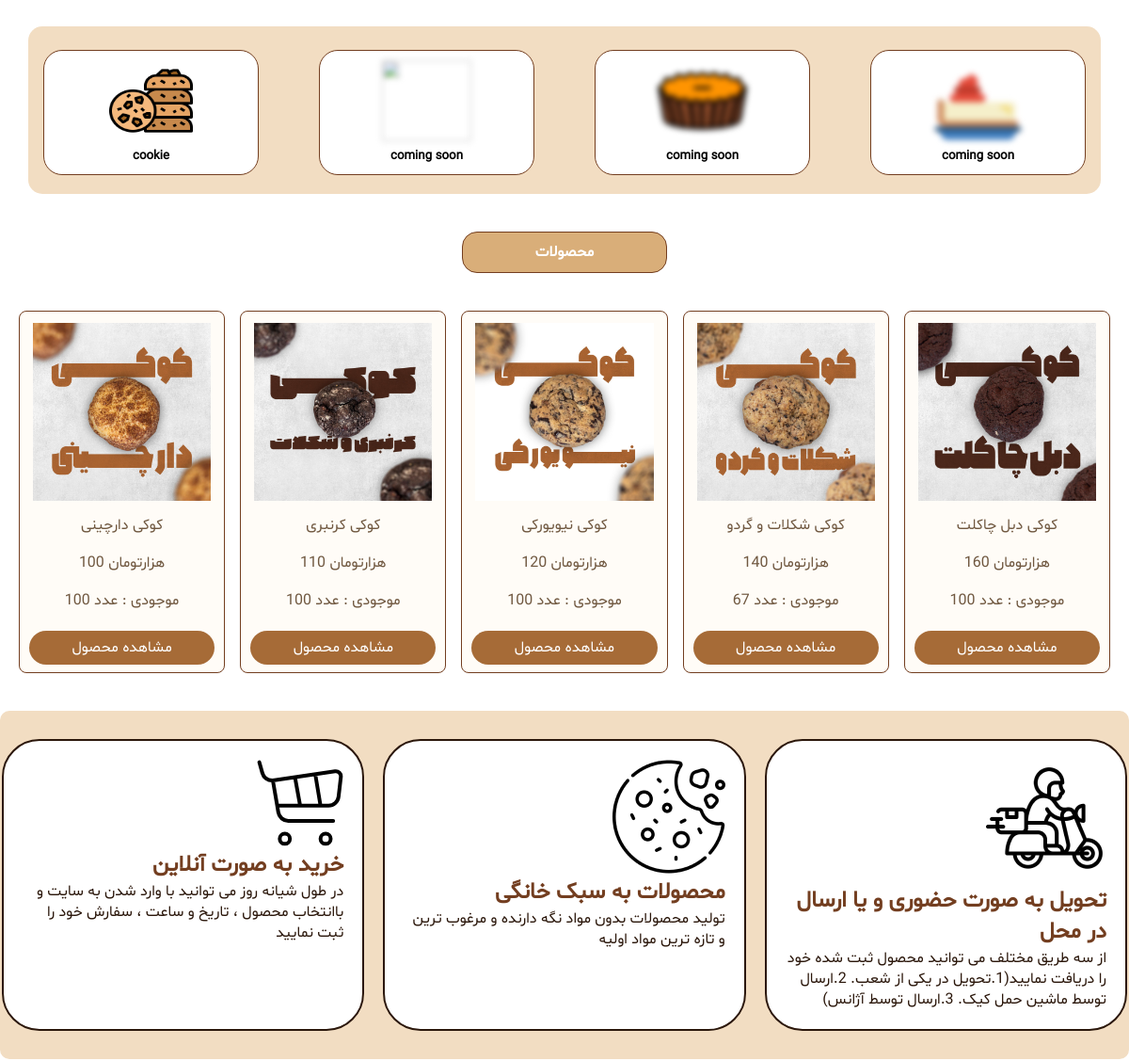
The app's page / (middle part), older data.
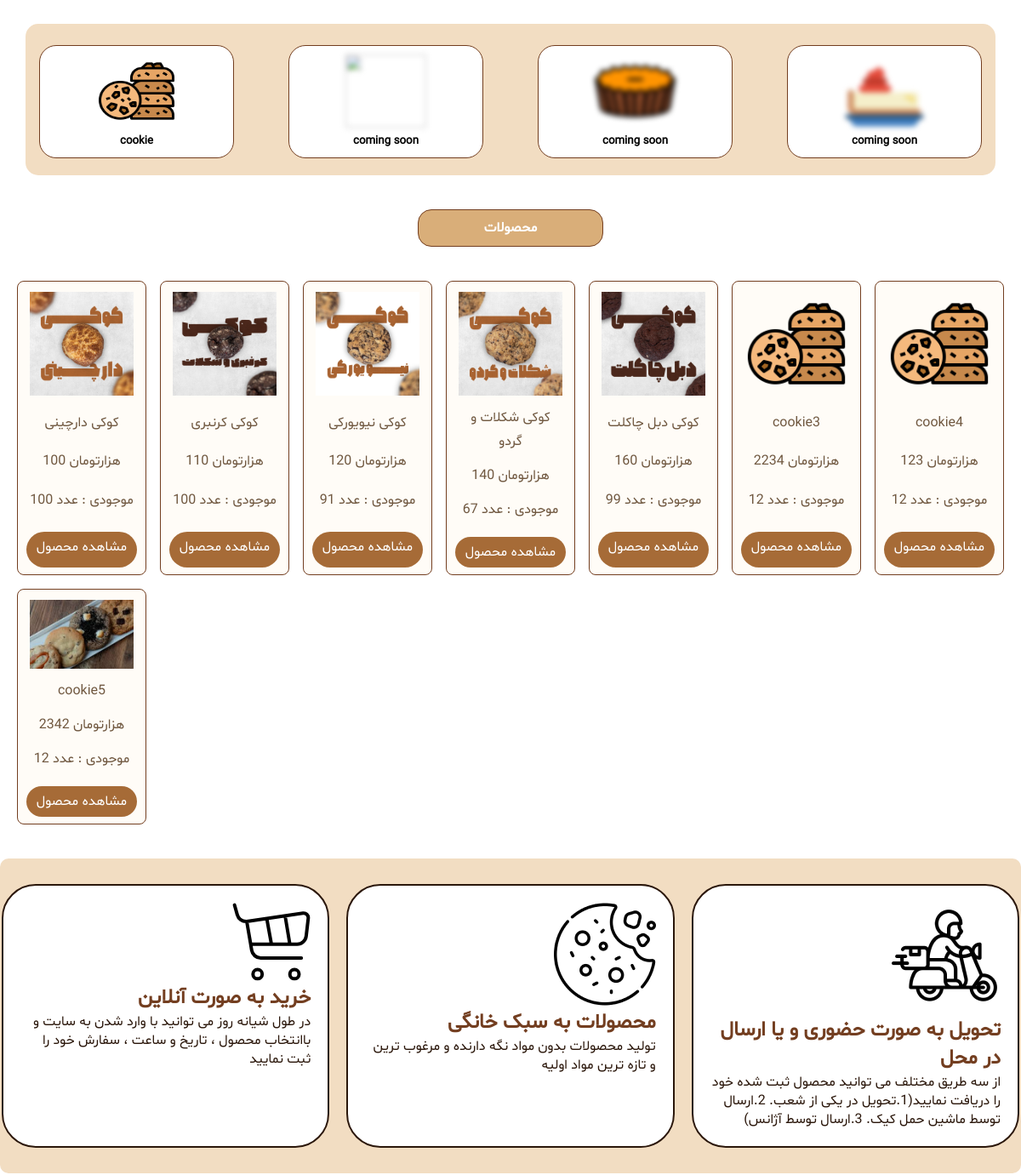
The same page, newer data.
### shop/models.py (models this page shows, shortened)
class Product(models.Model):
    name = models.CharField(max_length=100)
    price = models.PositiveIntegerField()
    quantity = models.PositiveIntegerField()
    image = models.ImageField(upload_to='images', null=True, blank=True)  # Image field added
    ingredient= models.CharField(max_length=500,null=True, blank=True)
    description=models.TextField(max_length=1000,null=True, blank=True)

### shop/views.py (the view)
# urls.py: path('', views.home, name='home'),
def home(request):
    products = Product.objects.all()
    return render(request, 'shop/home.html', {'products': products})

### shop/templates/shop/home.html (shortened to what this page needs)
{% load static %}
<!DOCTYPE html>
<html lang="fa">
<head>
    <link rel="stylesheet" href="{% static 'FirstPage.css' %}">
</head>
<body>
<main>
    <section class="hero">
    </section>
    <section class="products">
        <div class="product-item"><img src="{% static 'Pictures/cookie.png' %}" width="95px" height="86px"/><h5>cookie</h5></div>
        <div class="product-item"><img class="tart" src="{% static 'Pictures/tart.png' %}" width="95px" height="86px"/><h5>coming soon</h5></div>
        <div class="product-item"><img class="tart" src="{% static 'Pictures/cake.png' %}" width="95px" height="86px"/><h5>coming soon</h5></div>
        <div class="product-item"><img class="tart" src="{% static 'Pictures/cupcake.png' %}" width="95px" height="86px"/><h5>coming soon</h5></div>
    </section>
    <div class="container"><h6 class="card">محصولات</h6></div>
    <section class="newestProduct">
        {% for product in products %}
        <div class="cookies">
           {% if product.image %}
                <img class="cookieD" src="{{ product.image.url }}" width="125px" height="139px" style="border-radius: 3px;" />
            {% else %}
                <img class="cookieD" src="{% static 'Pictures/cookie.png' %}" width="125px" height="139px" style="border-radius: 3px;" />
            {% endif %}
            <h6 class="ProductTitle">{{ product.name }}</h6>
            <h6 class="ProductTitle">{{ product.price }} هزارتومان</h6>
            <h6 class="ProductTitle">{{ product.quantity }} موجودی : عدد</h6>
            <a href="{% url 'buy_product' product.id %}" class="btn btn-primary" style="margin-top: 10px;">مشاهده محصول</a>
        </div>
        {% endfor %}
    </section>
    <section class="product-info">
        <div class="info-box">
            <img src="{% static 'Pictures/vector.svg' %}"/>
            <h2 class="ItemTitle" >خرید به صورت آنلاین</h2>
            <p class="ItemText">در طول شیانه روز می توانید با وارد شدن به سایت و باانتخاب محصول ، تاریخ و ساعت ، سفارش خود را ثبت نمایید</p>
        </div>
        <div class="info-box">
            <img src="{% static 'Pictures/Frame 31.png' %}"/>
            <h2 class="ItemTitle">محصولات به سبک خانگی</h2>
            <p class="ItemText">تولید محصولات بدون مواد نگه دارنده و مرغوب ترین و تازه ترین مواد اولیه</p>
        </div>
        <div class="info-box">
            <img src="{% static 'Pictures/Fast Delivery free icons designed by Irvan Kurnianto 1.png' %}"/>
            <h2 class="ItemTitle">تحویل به صورت حضوری  و یا ارسال در محل</h2>
            <p class="ItemText">از سه طریق مختلف می توانید محصول ثبت شده خود را دریافت نمایید(1.تحویل در یکی از شعب. 2.ارسال توسط ماشین حمل کیک. 3.ارسال توسط آژانس)</p>
        </div>
    </section>
</main>
</body>
</html>

Row changes from the older to the newer data that the page shows:
changed Product "کوکی نیویورکی": quantity "100" → "91"
changed Product "کوکی دبل چاکلت": quantity "100" → "99"
added Product: name "cookie3", price "2234", quantity "12"
added Product: name "cookie4", price "123", quantity "12"
added Product: image (picture), name "cookie5", price "2342", quantity "12"
